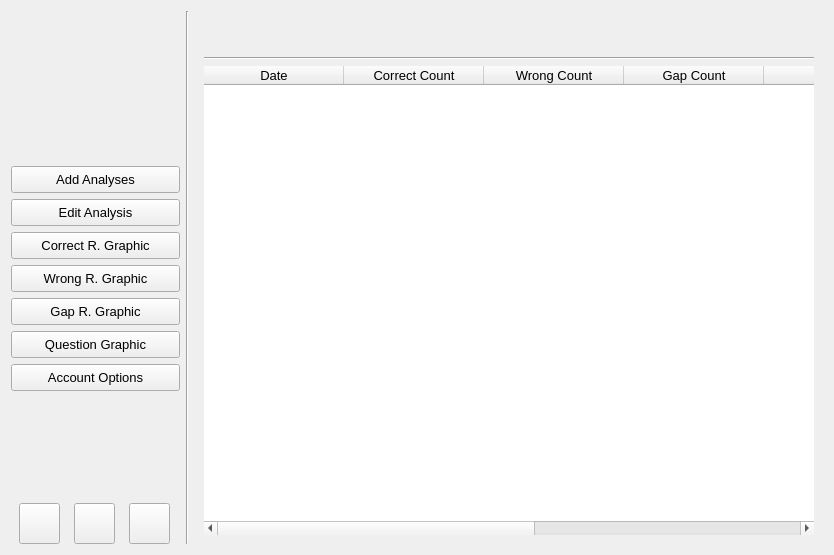
<?xml version="1.0" encoding="UTF-8"?>
<ui version="4.0">
 <class>Main</class>
 <widget class="QWidget" name="Main">
  <property name="geometry">
   <rect>
    <x>0</x>
    <y>0</y>
    <width>826</width>
    <height>555</height>
   </rect>
  </property>
  <property name="windowTitle">
   <string>FaRK</string>
  </property>
  <property name="windowIcon">
   <iconset>
    <normaloff>../main_icon/icon.ico</normaloff>../main_icon/icon.ico</iconset>
  </property>
  <property name="toolTipDuration">
   <number>-2</number>
  </property>
  <property name="styleSheet">
   <string notr="true"/>
  </property>
  <layout class="QHBoxLayout" name="horizontalLayout_5">
   <item>
    <layout class="QVBoxLayout" name="verticalLayout">
     <property name="sizeConstraint">
      <enum>QLayout::SetDefaultConstraint</enum>
     </property>
     <property name="leftMargin">
      <number>0</number>
     </property>
     <item>
      <layout class="QHBoxLayout" name="horizontalLayout">
       <item>
        <widget class="QLabel" name="label">
         <property name="minimumSize">
          <size>
           <width>169</width>
           <height>144</height>
          </size>
         </property>
         <property name="maximumSize">
          <size>
           <width>169</width>
           <height>144</height>
          </size>
         </property>
         <property name="cursor">
          <cursorShape>ArrowCursor</cursorShape>
         </property>
         <property name="toolTip">
          <string/>
         </property>
         <property name="text">
          <string/>
         </property>
         <property name="pixmap">
          <pixmap>../main_icon/icon.png</pixmap>
         </property>
         <property name="scaledContents">
          <bool>true</bool>
         </property>
         <property name="alignment">
          <set>Qt::AlignCenter</set>
         </property>
        </widget>
       </item>
      </layout>
     </item>
     <item>
      <spacer name="verticalSpacer_2">
       <property name="orientation">
        <enum>Qt::Vertical</enum>
       </property>
       <property name="sizeType">
        <enum>QSizePolicy::Preferred</enum>
       </property>
       <property name="sizeHint" stdset="0">
        <size>
         <width>20</width>
         <height>300</height>
        </size>
       </property>
      </spacer>
     </item>
     <item>
      <widget class="QPushButton" name="btn_add">
       <property name="sizePolicy">
        <sizepolicy hsizetype="Minimum" vsizetype="Minimum">
         <horstretch>0</horstretch>
         <verstretch>0</verstretch>
        </sizepolicy>
       </property>
       <property name="font">
        <font>
         <family>Arial</family>
         <pointsize>10</pointsize>
        </font>
       </property>
       <property name="cursor">
        <cursorShape>PointingHandCursor</cursorShape>
       </property>
       <property name="styleSheet">
        <string notr="true">padding:5;</string>
       </property>
       <property name="text">
        <string>Add Analyses</string>
       </property>
      </widget>
     </item>
     <item>
      <widget class="QPushButton" name="btn_edit">
       <property name="enabled">
        <bool>true</bool>
       </property>
       <property name="sizePolicy">
        <sizepolicy hsizetype="Minimum" vsizetype="Minimum">
         <horstretch>0</horstretch>
         <verstretch>0</verstretch>
        </sizepolicy>
       </property>
       <property name="font">
        <font>
         <family>Arial</family>
         <pointsize>10</pointsize>
        </font>
       </property>
       <property name="cursor">
        <cursorShape>PointingHandCursor</cursorShape>
       </property>
       <property name="styleSheet">
        <string notr="true">padding:5;</string>
       </property>
       <property name="text">
        <string>Edit Analysis</string>
       </property>
      </widget>
     </item>
     <item>
      <widget class="QPushButton" name="btn_graphic_correct">
       <property name="sizePolicy">
        <sizepolicy hsizetype="Minimum" vsizetype="Minimum">
         <horstretch>0</horstretch>
         <verstretch>0</verstretch>
        </sizepolicy>
       </property>
       <property name="font">
        <font>
         <family>Arial</family>
         <pointsize>10</pointsize>
        </font>
       </property>
       <property name="cursor">
        <cursorShape>PointingHandCursor</cursorShape>
       </property>
       <property name="styleSheet">
        <string notr="true">padding:5;</string>
       </property>
       <property name="text">
        <string>Correct R. Graphic</string>
       </property>
      </widget>
     </item>
     <item>
      <widget class="QPushButton" name="btn_graphic_wrong">
       <property name="sizePolicy">
        <sizepolicy hsizetype="Minimum" vsizetype="Minimum">
         <horstretch>0</horstretch>
         <verstretch>0</verstretch>
        </sizepolicy>
       </property>
       <property name="font">
        <font>
         <family>Arial</family>
         <pointsize>10</pointsize>
        </font>
       </property>
       <property name="cursor">
        <cursorShape>PointingHandCursor</cursorShape>
       </property>
       <property name="styleSheet">
        <string notr="true">padding:5;</string>
       </property>
       <property name="text">
        <string>Wrong R. Graphic</string>
       </property>
      </widget>
     </item>
     <item>
      <widget class="QPushButton" name="btn_graphic_gap">
       <property name="sizePolicy">
        <sizepolicy hsizetype="Minimum" vsizetype="Minimum">
         <horstretch>0</horstretch>
         <verstretch>0</verstretch>
        </sizepolicy>
       </property>
       <property name="font">
        <font>
         <family>Arial</family>
         <pointsize>10</pointsize>
        </font>
       </property>
       <property name="cursor">
        <cursorShape>PointingHandCursor</cursorShape>
       </property>
       <property name="styleSheet">
        <string notr="true">padding:5;</string>
       </property>
       <property name="text">
        <string>Gap R. Graphic</string>
       </property>
      </widget>
     </item>
     <item>
      <widget class="QPushButton" name="btn_graphic_question">
       <property name="sizePolicy">
        <sizepolicy hsizetype="Minimum" vsizetype="Minimum">
         <horstretch>0</horstretch>
         <verstretch>0</verstretch>
        </sizepolicy>
       </property>
       <property name="font">
        <font>
         <family>Arial</family>
         <pointsize>10</pointsize>
        </font>
       </property>
       <property name="cursor">
        <cursorShape>PointingHandCursor</cursorShape>
       </property>
       <property name="styleSheet">
        <string notr="true">padding:5;</string>
       </property>
       <property name="text">
        <string>Question Graphic</string>
       </property>
      </widget>
     </item>
     <item>
      <widget class="QPushButton" name="btn_account">
       <property name="sizePolicy">
        <sizepolicy hsizetype="Minimum" vsizetype="Minimum">
         <horstretch>0</horstretch>
         <verstretch>0</verstretch>
        </sizepolicy>
       </property>
       <property name="font">
        <font>
         <family>Arial</family>
         <pointsize>10</pointsize>
        </font>
       </property>
       <property name="cursor">
        <cursorShape>PointingHandCursor</cursorShape>
       </property>
       <property name="styleSheet">
        <string notr="true">padding:5;</string>
       </property>
       <property name="text">
        <string>Account Options</string>
       </property>
      </widget>
     </item>
     <item>
      <spacer name="verticalSpacer">
       <property name="orientation">
        <enum>Qt::Vertical</enum>
       </property>
       <property name="sizeType">
        <enum>QSizePolicy::Preferred</enum>
       </property>
       <property name="sizeHint" stdset="0">
        <size>
         <width>20</width>
         <height>400</height>
        </size>
       </property>
      </spacer>
     </item>
     <item>
      <layout class="QHBoxLayout" name="horizontalLayout_2">
       <item>
        <widget class="QPushButton" name="btn_exit">
         <property name="sizePolicy">
          <sizepolicy hsizetype="Minimum" vsizetype="Minimum">
           <horstretch>0</horstretch>
           <verstretch>0</verstretch>
          </sizepolicy>
         </property>
         <property name="minimumSize">
          <size>
           <width>41</width>
           <height>41</height>
          </size>
         </property>
         <property name="maximumSize">
          <size>
           <width>41</width>
           <height>41</height>
          </size>
         </property>
         <property name="font">
          <font>
           <family>Arial</family>
           <pointsize>10</pointsize>
          </font>
         </property>
         <property name="cursor">
          <cursorShape>PointingHandCursor</cursorShape>
         </property>
         <property name="styleSheet">
          <string notr="true"/>
         </property>
         <property name="text">
          <string/>
         </property>
         <property name="shortcut">
          <string>Esc</string>
         </property>
        </widget>
       </item>
       <item>
        <widget class="QPushButton" name="btn_log_out">
         <property name="sizePolicy">
          <sizepolicy hsizetype="Minimum" vsizetype="Minimum">
           <horstretch>0</horstretch>
           <verstretch>0</verstretch>
          </sizepolicy>
         </property>
         <property name="minimumSize">
          <size>
           <width>41</width>
           <height>41</height>
          </size>
         </property>
         <property name="maximumSize">
          <size>
           <width>41</width>
           <height>41</height>
          </size>
         </property>
         <property name="font">
          <font>
           <family>Arial</family>
           <pointsize>10</pointsize>
          </font>
         </property>
         <property name="cursor">
          <cursorShape>PointingHandCursor</cursorShape>
         </property>
         <property name="styleSheet">
          <string notr="true"/>
         </property>
         <property name="text">
          <string/>
         </property>
        </widget>
       </item>
       <item>
        <widget class="QPushButton" name="btn_settings">
         <property name="sizePolicy">
          <sizepolicy hsizetype="Minimum" vsizetype="Minimum">
           <horstretch>0</horstretch>
           <verstretch>0</verstretch>
          </sizepolicy>
         </property>
         <property name="minimumSize">
          <size>
           <width>41</width>
           <height>41</height>
          </size>
         </property>
         <property name="maximumSize">
          <size>
           <width>41</width>
           <height>41</height>
          </size>
         </property>
         <property name="font">
          <font>
           <family>Arial</family>
           <pointsize>10</pointsize>
          </font>
         </property>
         <property name="cursor">
          <cursorShape>PointingHandCursor</cursorShape>
         </property>
         <property name="styleSheet">
          <string notr="true"/>
         </property>
         <property name="text">
          <string/>
         </property>
        </widget>
       </item>
      </layout>
     </item>
    </layout>
   </item>
   <item>
    <widget class="Line" name="line_3">
     <property name="orientation">
      <enum>Qt::Vertical</enum>
     </property>
    </widget>
   </item>
   <item>
    <widget class="QStackedWidget" name="stacked_widget">
     <property name="font">
      <font>
       <family>Arial</family>
       <pointsize>10</pointsize>
      </font>
     </property>
     <property name="styleSheet">
      <string notr="true"/>
     </property>
     <property name="currentIndex">
      <number>0</number>
     </property>
     <widget class="QWidget" name="page">
      <layout class="QVBoxLayout" name="verticalLayout_2">
       <item>
        <widget class="QLabel" name="lbl_list_name">
         <property name="font">
          <font>
           <family>Arial</family>
           <pointsize>20</pointsize>
          </font>
         </property>
         <property name="styleSheet">
          <string notr="true"/>
         </property>
         <property name="text">
          <string/>
         </property>
         <property name="alignment">
          <set>Qt::AlignCenter</set>
         </property>
        </widget>
       </item>
       <item>
        <widget class="Line" name="line_6">
         <property name="orientation">
          <enum>Qt::Horizontal</enum>
         </property>
        </widget>
       </item>
       <item>
        <widget class="QTableWidget" name="table_analyses">
         <property name="font">
          <font>
           <family>Arial</family>
           <pointsize>10</pointsize>
          </font>
         </property>
         <property name="contextMenuPolicy">
          <enum>Qt::NoContextMenu</enum>
         </property>
         <property name="acceptDrops">
          <bool>false</bool>
         </property>
         <property name="styleSheet">
          <string notr="true"/>
         </property>
         <property name="frameShape">
          <enum>QFrame::NoFrame</enum>
         </property>
         <property name="frameShadow">
          <enum>QFrame::Sunken</enum>
         </property>
         <property name="lineWidth">
          <number>1</number>
         </property>
         <property name="midLineWidth">
          <number>0</number>
         </property>
         <property name="editTriggers">
          <set>QAbstractItemView::NoEditTriggers</set>
         </property>
         <property name="tabKeyNavigation">
          <bool>true</bool>
         </property>
         <property name="showDropIndicator" stdset="0">
          <bool>true</bool>
         </property>
         <property name="dragEnabled">
          <bool>false</bool>
         </property>
         <property name="dragDropMode">
          <enum>QAbstractItemView::NoDragDrop</enum>
         </property>
         <property name="alternatingRowColors">
          <bool>false</bool>
         </property>
         <property name="selectionMode">
          <enum>QAbstractItemView::SingleSelection</enum>
         </property>
         <property name="selectionBehavior">
          <enum>QAbstractItemView::SelectRows</enum>
         </property>
         <property name="textElideMode">
          <enum>Qt::ElideMiddle</enum>
         </property>
         <property name="verticalScrollMode">
          <enum>QAbstractItemView::ScrollPerItem</enum>
         </property>
         <property name="horizontalScrollMode">
          <enum>QAbstractItemView::ScrollPerPixel</enum>
         </property>
         <property name="showGrid">
          <bool>false</bool>
         </property>
         <property name="gridStyle">
          <enum>Qt::DashLine</enum>
         </property>
         <property name="sortingEnabled">
          <bool>false</bool>
         </property>
         <property name="wordWrap">
          <bool>true</bool>
         </property>
         <property name="cornerButtonEnabled">
          <bool>false</bool>
         </property>
         <property name="rowCount">
          <number>0</number>
         </property>
         <attribute name="horizontalHeaderVisible">
          <bool>true</bool>
         </attribute>
         <attribute name="horizontalHeaderCascadingSectionResizes">
          <bool>false</bool>
         </attribute>
         <attribute name="horizontalHeaderDefaultSectionSize">
          <number>140</number>
         </attribute>
         <attribute name="horizontalHeaderHighlightSections">
          <bool>false</bool>
         </attribute>
         <attribute name="horizontalHeaderMinimumSectionSize">
          <number>140</number>
         </attribute>
         <attribute name="horizontalHeaderShowSortIndicator" stdset="0">
          <bool>false</bool>
         </attribute>
         <attribute name="horizontalHeaderStretchLastSection">
          <bool>true</bool>
         </attribute>
         <attribute name="verticalHeaderVisible">
          <bool>false</bool>
         </attribute>
         <attribute name="verticalHeaderHighlightSections">
          <bool>true</bool>
         </attribute>
         <attribute name="verticalHeaderStretchLastSection">
          <bool>false</bool>
         </attribute>
         <column>
          <property name="text">
           <string>Date</string>
          </property>
         </column>
         <column>
          <property name="text">
           <string>Correct Count</string>
          </property>
         </column>
         <column>
          <property name="text">
           <string>Wrong Count</string>
          </property>
         </column>
         <column>
          <property name="text">
           <string>Gap Count</string>
          </property>
         </column>
         <column>
          <property name="text">
           <string>Lesson</string>
          </property>
         </column>
         <column>
          <property name="text">
           <string>Correct Ratio</string>
          </property>
         </column>
         <column>
          <property name="text">
           <string>Wrong Ratio</string>
          </property>
         </column>
         <column>
          <property name="text">
           <string>Gap Ratio</string>
          </property>
         </column>
        </widget>
       </item>
      </layout>
     </widget>
     <widget class="QWidget" name="page_2">
      <layout class="QVBoxLayout" name="verticalLayout_5" stretch="0,0,9,0,0">
       <item>
        <layout class="QHBoxLayout" name="horizontalLayout_3">
         <item>
          <widget class="QPushButton" name="btn_change_name">
           <property name="sizePolicy">
            <sizepolicy hsizetype="Minimum" vsizetype="Minimum">
             <horstretch>0</horstretch>
             <verstretch>0</verstretch>
            </sizepolicy>
           </property>
           <property name="font">
            <font>
             <family>Arial</family>
             <pointsize>10</pointsize>
            </font>
           </property>
           <property name="cursor">
            <cursorShape>PointingHandCursor</cursorShape>
           </property>
           <property name="styleSheet">
            <string notr="true">padding:5;</string>
           </property>
           <property name="text">
            <string>Change Name</string>
           </property>
          </widget>
         </item>
         <item>
          <widget class="QPushButton" name="btn_change_surname">
           <property name="sizePolicy">
            <sizepolicy hsizetype="Minimum" vsizetype="Minimum">
             <horstretch>0</horstretch>
             <verstretch>0</verstretch>
            </sizepolicy>
           </property>
           <property name="font">
            <font>
             <family>Arial</family>
             <pointsize>10</pointsize>
            </font>
           </property>
           <property name="cursor">
            <cursorShape>PointingHandCursor</cursorShape>
           </property>
           <property name="styleSheet">
            <string notr="true">padding:5;</string>
           </property>
           <property name="text">
            <string>Change Surname</string>
           </property>
          </widget>
         </item>
         <item>
          <widget class="QPushButton" name="btn_change_username">
           <property name="sizePolicy">
            <sizepolicy hsizetype="Minimum" vsizetype="Minimum">
             <horstretch>0</horstretch>
             <verstretch>0</verstretch>
            </sizepolicy>
           </property>
           <property name="font">
            <font>
             <family>Arial</family>
             <pointsize>10</pointsize>
            </font>
           </property>
           <property name="cursor">
            <cursorShape>PointingHandCursor</cursorShape>
           </property>
           <property name="styleSheet">
            <string notr="true">padding:5;</string>
           </property>
           <property name="text">
            <string>Change Username</string>
           </property>
          </widget>
         </item>
         <item>
          <widget class="QPushButton" name="btn_change_password">
           <property name="sizePolicy">
            <sizepolicy hsizetype="Minimum" vsizetype="Minimum">
             <horstretch>0</horstretch>
             <verstretch>0</verstretch>
            </sizepolicy>
           </property>
           <property name="font">
            <font>
             <family>Arial</family>
             <pointsize>10</pointsize>
            </font>
           </property>
           <property name="cursor">
            <cursorShape>PointingHandCursor</cursorShape>
           </property>
           <property name="styleSheet">
            <string notr="true">padding:5;</string>
           </property>
           <property name="text">
            <string>Change Password</string>
           </property>
          </widget>
         </item>
         <item>
          <widget class="QPushButton" name="btn_remove">
           <property name="sizePolicy">
            <sizepolicy hsizetype="Minimum" vsizetype="Minimum">
             <horstretch>0</horstretch>
             <verstretch>0</verstretch>
            </sizepolicy>
           </property>
           <property name="font">
            <font>
             <family>Arial</family>
             <pointsize>10</pointsize>
            </font>
           </property>
           <property name="cursor">
            <cursorShape>PointingHandCursor</cursorShape>
           </property>
           <property name="styleSheet">
            <string notr="true">padding:5;</string>
           </property>
           <property name="text">
            <string>Remove The Account</string>
           </property>
          </widget>
         </item>
        </layout>
       </item>
       <item>
        <widget class="Line" name="line_2">
         <property name="orientation">
          <enum>Qt::Horizontal</enum>
         </property>
        </widget>
       </item>
       <item>
        <layout class="QHBoxLayout" name="horizontalLayout_4">
         <item>
          <spacer name="horizontalSpacer_2">
           <property name="orientation">
            <enum>Qt::Horizontal</enum>
           </property>
           <property name="sizeType">
            <enum>QSizePolicy::Preferred</enum>
           </property>
           <property name="sizeHint" stdset="0">
            <size>
             <width>40</width>
             <height>20</height>
            </size>
           </property>
          </spacer>
         </item>
         <item>
          <layout class="QVBoxLayout" name="verticalLayout_3">
           <item>
            <widget class="QLabel" name="label_2">
             <property name="font">
              <font>
               <family>Arial</family>
               <pointsize>10</pointsize>
              </font>
             </property>
             <property name="text">
              <string>Name:</string>
             </property>
            </widget>
           </item>
           <item>
            <widget class="QLabel" name="label_3">
             <property name="font">
              <font>
               <family>Arial</family>
               <pointsize>10</pointsize>
              </font>
             </property>
             <property name="text">
              <string>Surname:</string>
             </property>
            </widget>
           </item>
           <item>
            <widget class="QLabel" name="label_4">
             <property name="font">
              <font>
               <family>Arial</family>
               <pointsize>10</pointsize>
              </font>
             </property>
             <property name="text">
              <string>Username:</string>
             </property>
            </widget>
           </item>
           <item>
            <widget class="QLabel" name="label_5">
             <property name="font">
              <font>
               <family>Arial</family>
               <pointsize>10</pointsize>
              </font>
             </property>
             <property name="text">
              <string>Password:</string>
             </property>
            </widget>
           </item>
           <item>
            <widget class="QLabel" name="label_6">
             <property name="font">
              <font>
               <family>Arial</family>
               <pointsize>10</pointsize>
              </font>
             </property>
             <property name="text">
              <string>Analysis Count:</string>
             </property>
            </widget>
           </item>
          </layout>
         </item>
         <item>
          <spacer name="horizontalSpacer">
           <property name="orientation">
            <enum>Qt::Horizontal</enum>
           </property>
           <property name="sizeType">
            <enum>QSizePolicy::Preferred</enum>
           </property>
           <property name="sizeHint" stdset="0">
            <size>
             <width>40</width>
             <height>20</height>
            </size>
           </property>
          </spacer>
         </item>
         <item>
          <layout class="QVBoxLayout" name="verticalLayout_4">
           <item>
            <widget class="QLabel" name="lbl_name">
             <property name="font">
              <font>
               <family>Arial</family>
               <pointsize>10</pointsize>
              </font>
             </property>
             <property name="text">
              <string>text_name</string>
             </property>
            </widget>
           </item>
           <item>
            <widget class="QLabel" name="lbl_surname">
             <property name="font">
              <font>
               <family>Arial</family>
               <pointsize>10</pointsize>
              </font>
             </property>
             <property name="text">
              <string>text_surname</string>
             </property>
            </widget>
           </item>
           <item>
            <widget class="QLabel" name="lbl_username">
             <property name="font">
              <font>
               <family>Arial</family>
               <pointsize>10</pointsize>
              </font>
             </property>
             <property name="text">
              <string>text_username</string>
             </property>
            </widget>
           </item>
           <item>
            <widget class="QLabel" name="lbl_password">
             <property name="font">
              <font>
               <family>Arial</family>
               <pointsize>10</pointsize>
              </font>
             </property>
             <property name="text">
              <string>text_password</string>
             </property>
            </widget>
           </item>
           <item>
            <widget class="QLabel" name="lbl_analysis_count">
             <property name="font">
              <font>
               <family>Arial</family>
               <pointsize>10</pointsize>
              </font>
             </property>
             <property name="text">
              <string>text_analysis_count</string>
             </property>
            </widget>
           </item>
          </layout>
         </item>
        </layout>
       </item>
       <item>
        <widget class="Line" name="line">
         <property name="orientation">
          <enum>Qt::Horizontal</enum>
         </property>
        </widget>
       </item>
       <item>
        <widget class="QPushButton" name="btn_back_account">
         <property name="sizePolicy">
          <sizepolicy hsizetype="Minimum" vsizetype="Minimum">
           <horstretch>0</horstretch>
           <verstretch>0</verstretch>
          </sizepolicy>
         </property>
         <property name="font">
          <font>
           <family>Arial</family>
           <pointsize>10</pointsize>
          </font>
         </property>
         <property name="cursor">
          <cursorShape>PointingHandCursor</cursorShape>
         </property>
         <property name="styleSheet">
          <string notr="true">padding:5;</string>
         </property>
         <property name="text">
          <string>Back to the Table...</string>
         </property>
         <property name="shortcut">
          <string/>
         </property>
        </widget>
       </item>
      </layout>
     </widget>
     <widget class="QWidget" name="page_3">
      <widget class="Line" name="line_4">
       <property name="geometry">
        <rect>
         <x>9</x>
         <y>263</y>
         <width>638</width>
         <height>16</height>
        </rect>
       </property>
       <property name="orientation">
        <enum>Qt::Horizontal</enum>
       </property>
      </widget>
      <widget class="Line" name="line_5">
       <property name="geometry">
        <rect>
         <x>9</x>
         <y>272</y>
         <width>638</width>
         <height>16</height>
        </rect>
       </property>
       <property name="orientation">
        <enum>Qt::Horizontal</enum>
       </property>
      </widget>
      <widget class="QPushButton" name="btn_back_graph">
       <property name="geometry">
        <rect>
         <x>9</x>
         <y>281</y>
         <width>153</width>
         <height>36</height>
        </rect>
       </property>
       <property name="sizePolicy">
        <sizepolicy hsizetype="Minimum" vsizetype="Minimum">
         <horstretch>0</horstretch>
         <verstretch>0</verstretch>
        </sizepolicy>
       </property>
       <property name="font">
        <font>
         <family>Arial</family>
         <pointsize>10</pointsize>
        </font>
       </property>
       <property name="cursor">
        <cursorShape>PointingHandCursor</cursorShape>
       </property>
       <property name="styleSheet">
        <string notr="true">padding:5;</string>
       </property>
       <property name="text">
        <string>Back to the Table...</string>
       </property>
       <property name="shortcut">
        <string/>
       </property>
      </widget>
      <widget class="QDateEdit" name="starting_date">
       <property name="geometry">
        <rect>
         <x>11</x>
         <y>411</y>
         <width>91</width>
         <height>21</height>
        </rect>
       </property>
       <property name="sizePolicy">
        <sizepolicy hsizetype="Minimum" vsizetype="Preferred">
         <horstretch>0</horstretch>
         <verstretch>0</verstretch>
        </sizepolicy>
       </property>
       <property name="font">
        <font>
         <family>Arial</family>
         <pointsize>10</pointsize>
        </font>
       </property>
       <property name="toolTip">
        <string>Starting Date</string>
       </property>
       <property name="frame">
        <bool>false</bool>
       </property>
       <property name="alignment">
        <set>Qt::AlignCenter</set>
       </property>
       <property name="accelerated">
        <bool>true</bool>
       </property>
       <property name="calendarPopup">
        <bool>true</bool>
       </property>
       <property name="currentSectionIndex">
        <number>0</number>
       </property>
      </widget>
      <widget class="QDateEdit" name="end_date">
       <property name="geometry">
        <rect>
         <x>201</x>
         <y>411</y>
         <width>91</width>
         <height>21</height>
        </rect>
       </property>
       <property name="sizePolicy">
        <sizepolicy hsizetype="Minimum" vsizetype="Preferred">
         <horstretch>0</horstretch>
         <verstretch>0</verstretch>
        </sizepolicy>
       </property>
       <property name="font">
        <font>
         <family>Arial</family>
         <pointsize>10</pointsize>
        </font>
       </property>
       <property name="toolTip">
        <string>End Date</string>
       </property>
       <property name="layoutDirection">
        <enum>Qt::LeftToRight</enum>
       </property>
       <property name="styleSheet">
        <string notr="true"/>
       </property>
       <property name="wrapping">
        <bool>false</bool>
       </property>
       <property name="frame">
        <bool>false</bool>
       </property>
       <property name="alignment">
        <set>Qt::AlignCenter</set>
       </property>
       <property name="accelerated">
        <bool>true</bool>
       </property>
       <property name="correctionMode">
        <enum>QAbstractSpinBox::CorrectToPreviousValue</enum>
       </property>
       <property name="showGroupSeparator" stdset="0">
        <bool>false</bool>
       </property>
       <property name="currentSection">
        <enum>QDateTimeEdit::DaySection</enum>
       </property>
       <property name="calendarPopup">
        <bool>true</bool>
       </property>
      </widget>
      <widget class="QComboBox" name="lessons">
       <property name="geometry">
        <rect>
         <x>391</x>
         <y>411</y>
         <width>71</width>
         <height>21</height>
        </rect>
       </property>
       <property name="sizePolicy">
        <sizepolicy hsizetype="Preferred" vsizetype="Preferred">
         <horstretch>0</horstretch>
         <verstretch>0</verstretch>
        </sizepolicy>
       </property>
       <property name="font">
        <font>
         <family>Arial</family>
         <pointsize>10</pointsize>
        </font>
       </property>
      </widget>
      <widget class="QPushButton" name="save_button">
       <property name="geometry">
        <rect>
         <x>577</x>
         <y>411</y>
         <width>50</width>
         <height>30</height>
        </rect>
       </property>
       <property name="sizePolicy">
        <sizepolicy hsizetype="Minimum" vsizetype="Preferred">
         <horstretch>0</horstretch>
         <verstretch>0</verstretch>
        </sizepolicy>
       </property>
       <property name="minimumSize">
        <size>
         <width>50</width>
         <height>30</height>
        </size>
       </property>
       <property name="maximumSize">
        <size>
         <width>50</width>
         <height>30</height>
        </size>
       </property>
       <property name="font">
        <font>
         <family>Arial</family>
         <pointsize>10</pointsize>
        </font>
       </property>
       <property name="cursor">
        <cursorShape>PointingHandCursor</cursorShape>
       </property>
       <property name="toolTip">
        <string>Save the graphic</string>
       </property>
       <property name="styleSheet">
        <string notr="true">QPushButton{
	image:url(../icons/save_white.png)
}
QPushButton:pressed{
	image:url(../icons/save.png)
}</string>
       </property>
       <property name="text">
        <string/>
       </property>
      </widget>
      <widget class="QPushButton" name="confirm_button">
       <property name="geometry">
        <rect>
         <x>510</x>
         <y>410</y>
         <width>50</width>
         <height>30</height>
        </rect>
       </property>
       <property name="sizePolicy">
        <sizepolicy hsizetype="Minimum" vsizetype="Preferred">
         <horstretch>0</horstretch>
         <verstretch>0</verstretch>
        </sizepolicy>
       </property>
       <property name="minimumSize">
        <size>
         <width>50</width>
         <height>30</height>
        </size>
       </property>
       <property name="maximumSize">
        <size>
         <width>50</width>
         <height>30</height>
        </size>
       </property>
       <property name="font">
        <font>
         <family>Arial</family>
         <pointsize>10</pointsize>
        </font>
       </property>
       <property name="cursor">
        <cursorShape>PointingHandCursor</cursorShape>
       </property>
       <property name="toolTip">
        <string>Reload the graphic</string>
       </property>
       <property name="styleSheet">
        <string notr="true">QPushButton{
	image:url(../icons/confirmation_white.png)
}
QPushButton:pressed{
	image:url(../icons/confirmation.png)
}</string>
       </property>
       <property name="text">
        <string/>
       </property>
      </widget>
     </widget>
    </widget>
   </item>
  </layout>
 </widget>
 <resources/>
 <connections/>
</ui>
